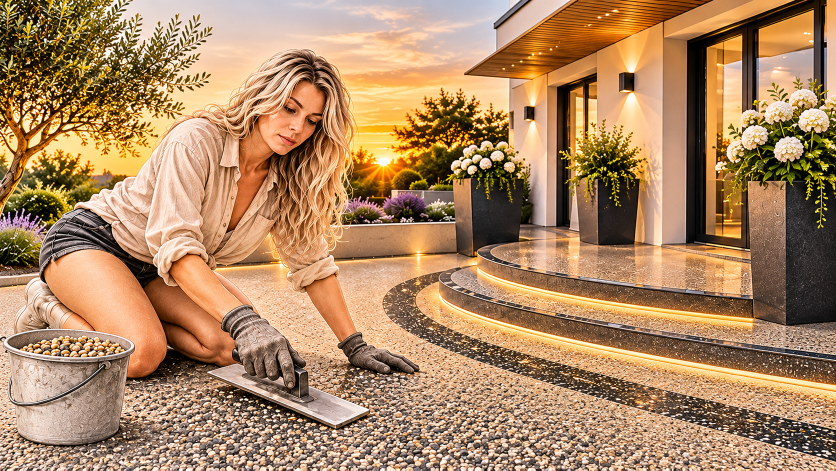
#> input picture nataliia-resine/assets/maquette/hero-terrasse.png, 1672 x 941 px (shown at 1/2 size); its folder holds only this picture in this run
$ python images.py
#> lines starting #> are read from the running program, lines starting #| are printed output that depends on the picture
"""Prépare les images du site à partir des fichiers d'origine.

- image d'accueil : WebP et JPEG en plusieurs largeurs ;
- logo : WebP/PNG, et icônes (favicon, apple-touch) tirées du monogramme ;
- textures de démonstration des 2 granulats d'exemple (générées, raccordables).

Usage : python3 tools/images.py (depuis nataliia-resine/site)
"""
import math
import random
from pathlib import Path

from PIL import Image, ImageDraw, ImageFilter

ROOT = Path(__file__).resolve().parent.parent
SRC = ROOT.parent / "assets" / "maquette"
OUT = ROOT / "static" / "img"
OUT.mkdir(parents=True, exist_ok=True)


def hero():
    im = Image.open(SRC / "hero-terrasse.png").convert("RGB")
#> im is the input picture: PIL image 1672x941 RGB; mean R, G, B 173.9, 135.8, 98.7
    for w in (640, 1024, 1672):
        h = round(im.height * w / im.width)
        r = im.resize((w, h), Image.LANCZOS)
        r.save(OUT / f"accueil-{w}.webp", "WEBP", quality=80, method=6)
        r.save(OUT / f"accueil-{w}.jpg", "JPEG", quality=82, optimize=True, progressive=True)
#> this loop made 3 passes
#> pass 1, in hero, `r = im.resize((w, h), Image.LANCZOS)`:
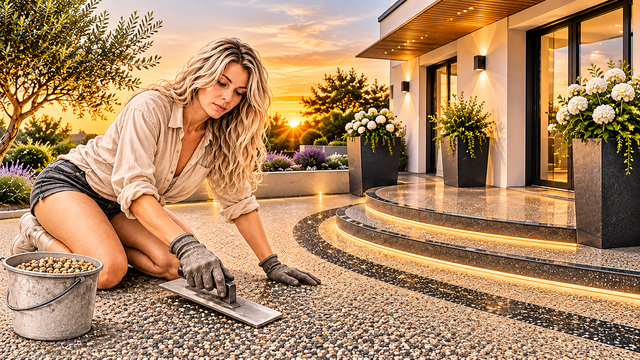
#> r: PIL image 640x360 RGB; mean R, G, B 173.8, 135.8, 98.8
#> pass 2, in hero, `r = im.resize((w, h), Image.LANCZOS)`:
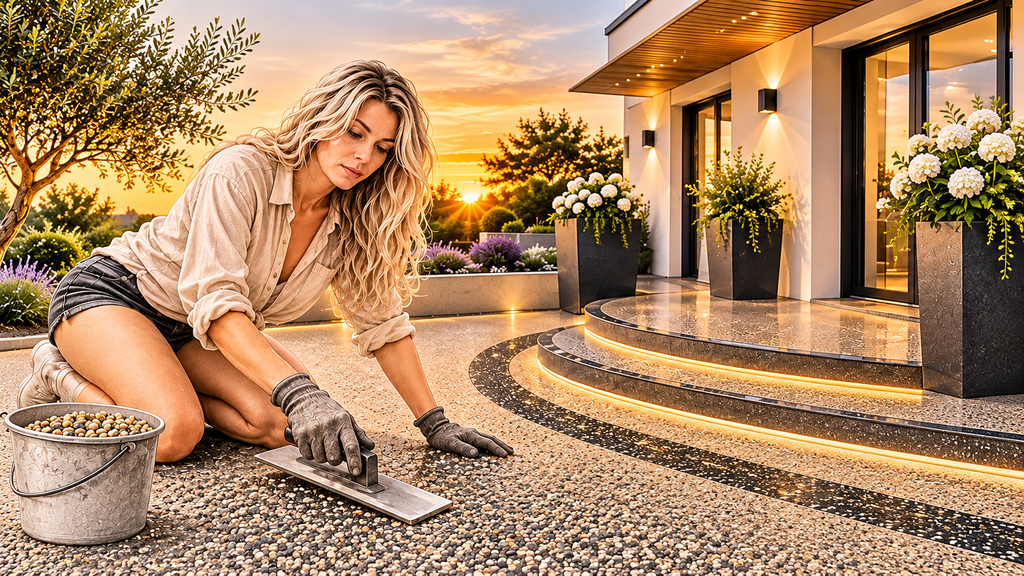
#> r: PIL image 1024x576 RGB; mean R, G, B 173.8, 135.8, 98.8
    # Image de partage (Open Graph) 1200 x 630
    og = im.resize((1200, round(im.height * 1200 / im.width)), Image.LANCZOS)
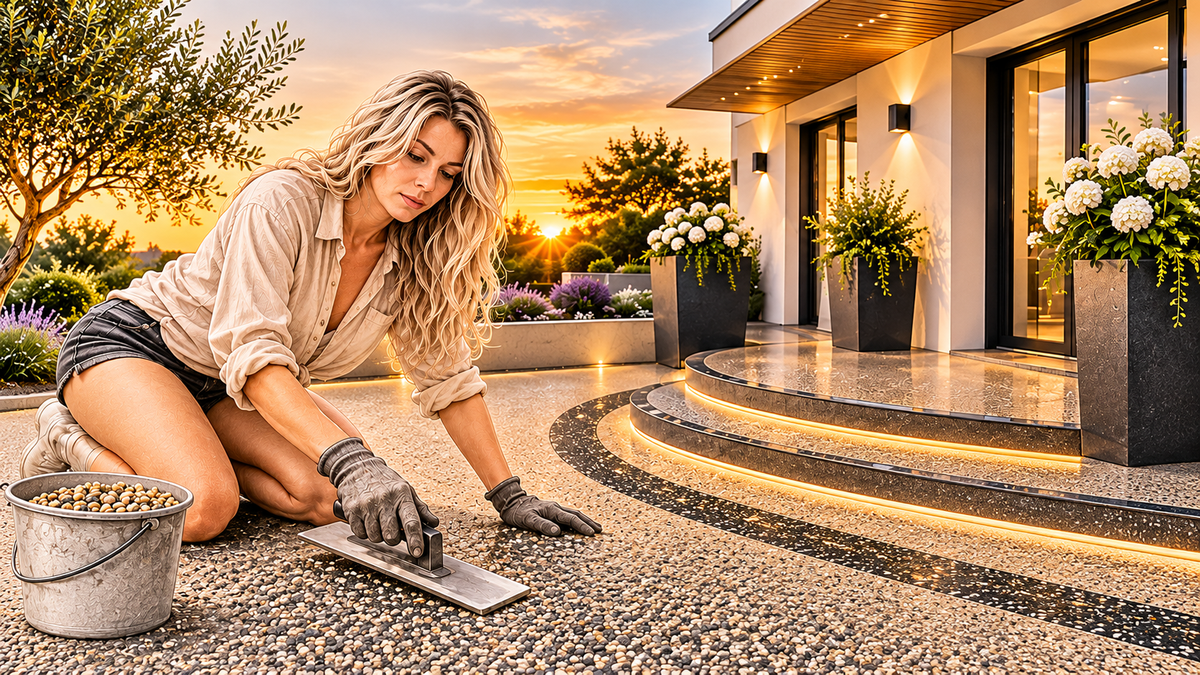
#> og: PIL image 1200x675 RGB; mean R, G, B 173.8, 135.8, 98.8
    top = (og.height - 630) // 2
#> top = 22
    og.crop((0, top, 1200, top + 630)).save(OUT / "partage.jpg", "JPEG", quality=82, optimize=True)
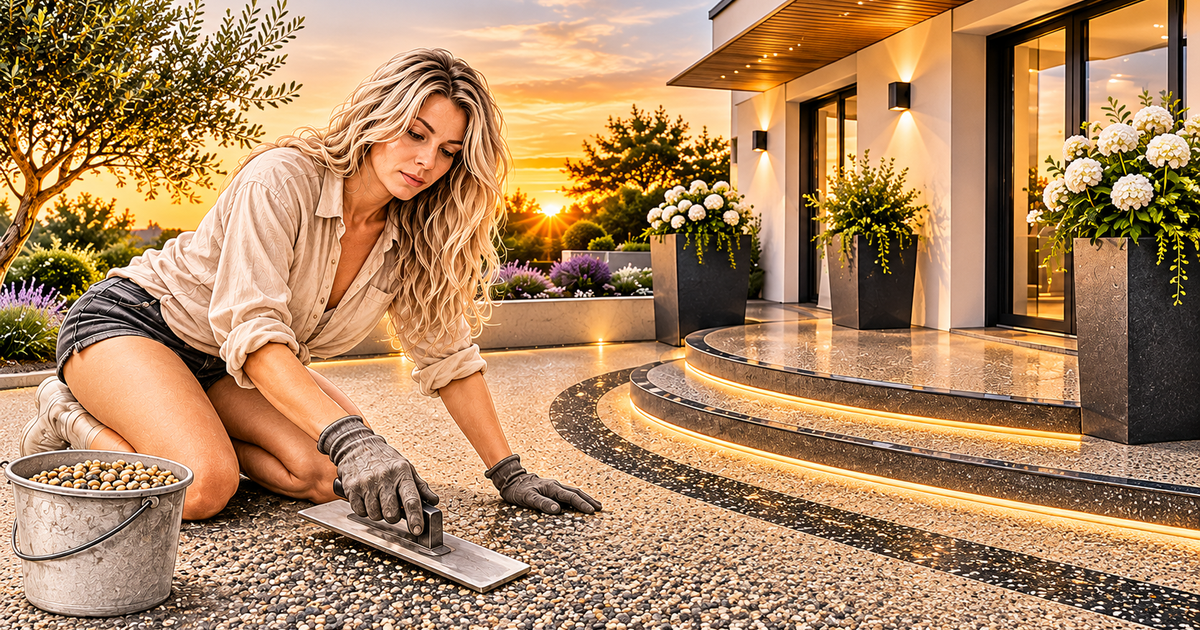
#> saved as partage.jpg: PIL image 1200x630 RGB; mean R, G, B 173.5, 134.8, 96.7


def logo():
#> (the run stopped early here; a loop or call above may not have finished)
